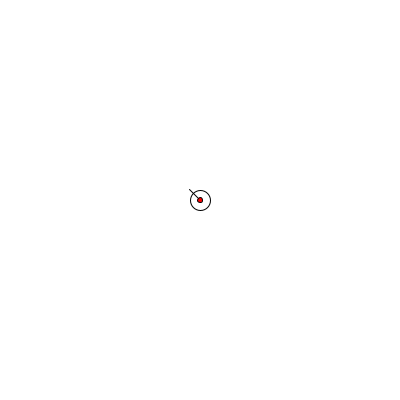
Frame 1 (no input)
Frame 60 (the mouse pressed at the canvas centre just before this capture): identical to frame 1, image omitted
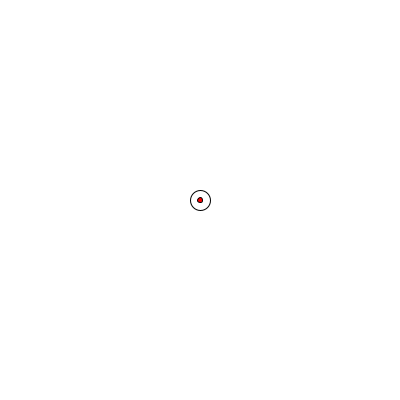
Frame 120 (the mouse held since frame 60 and released just before this capture)

The Processing sketch that drew these frames (run headless with seeded random() and noise(); from frame 60 on, the mouse is pressed at the canvas centre):

// Processing sketch: processing_104094
// ── processing_104094.pde

PVector mouse;
PVector des;
PVector shootDes;
float speed = 3;
Killer killer;

void setup() {
  size(400, 400);
  background(255);
  smooth();
  killer = new Killer();
  des=new PVector(width/2, height/2);
  shootDes = new PVector(width/2, height/2);
}

void draw() {
  background(255);
  mouse = new PVector(mouseX, mouseY);
  killer.move();
  killer.face();
  killer.fire();
  killer.drawthis();
  println(shootDes);
}

void mousePressed() {
  if (mouseButton == RIGHT) des.set(mouseX, mouseY);
}


class Killer {
  PVector loc;
  PVector v;
  PVector a;
  PVector f;
  PVector shoot; 
  PVector shootV; 

  Killer() {
    loc = new PVector(width/2, height/2);
    v = new PVector(width/2, height/2);
    f = new PVector(mouseX, mouseY);
    shoot = new PVector(0, 0);
  }

  void move() {
    if (PVector.dist(des, loc)<=2) v.setMag(0);
    else {
      v = PVector.sub(des, loc);
      v.setMag(speed);
    }
    loc.add(v);
  }

  void face() {
    f = PVector.sub(mouse, loc);
    f.setMag(15);
  }

  void fire() {
    if(keyPressed == true){
      shootDes.set(mouseX, mouseY);
    }  
    shootV = PVector.sub(shootDes, loc);
      shootV.setMag(10);
      shoot.add(shootV);
  }

  void drawthis() {

    noFill();
    stroke(0);
    ellipse(loc.x, loc.y, 20, 20);
    pushMatrix();
    translate(loc.x, loc.y);
    line(0, 0, f.x, f.y);
    fill(255, 0, 0);
    ellipse(shoot.x, shoot.y, 5, 5);
    popMatrix();
  }
}
